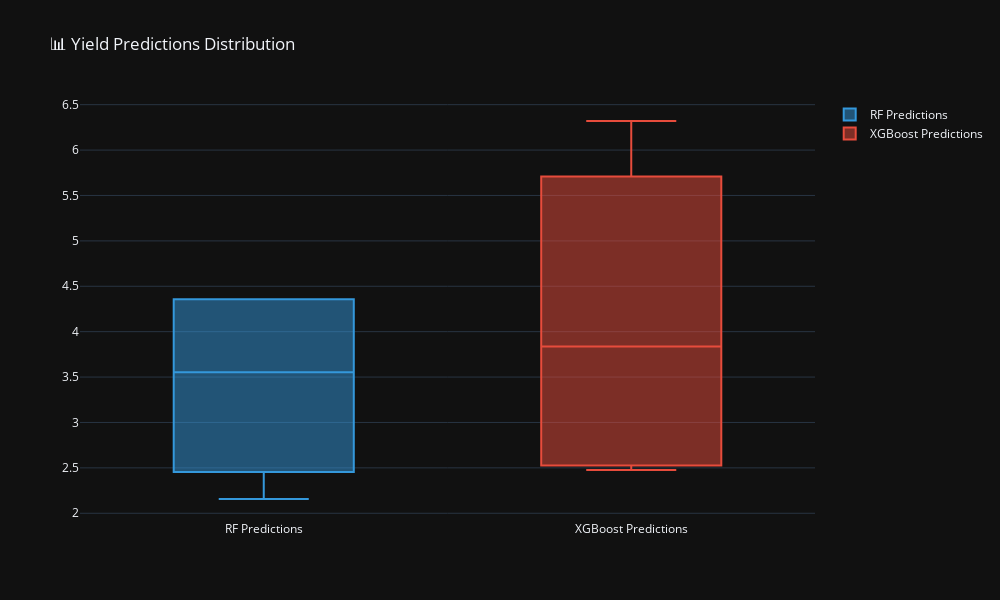

The notebook cell saved with this chart:
### Code cell
# 13.1: Create sample prediction data
sample_conditions = pd.DataFrame({
    'Rainfall_mm': [150, 300, 100, 250],
    'Temperature_C': [22, 28, 20, 26],
    'Soil_Moisture_%': [45, 65, 35, 55],
    'Irrigation_Area_%': [50, 30, 70, 40],
    'Fertilizer_Use_kg_ha': [100, 150, 80, 120],
    'Pesticide_Use_kg_ha': [15, 25, 10, 20],
    'District_Encoded': [0, 5, 10, 15],
    'Crop_Encoded': [0, 1, 2, 3],
    'Season_Encoded': [0, 1, 2, 0],
    'Rainfall_Seasonality': [40, 50, 30, 45],
    'Yield_Trend': [2.2, 2.5, 1.8, 2.3]
})

# 13.2: Scale and predict
sample_scaled = scaler.transform(sample_conditions)
sample_pca = pca_final.transform(sample_scaled)

predictions = {
    'Random Forest Yield (tons/ha)': rf_model.predict(sample_pca),
    'XGBoost Yield (tons/ha)': xgb_model.predict(sample_pca),
    'Failure Risk (%)': xgb_classifier.predict(sample_scaled) * 100
}

predictions_df = pd.DataFrame(predictions)
print("📈 Sample Predictions on New Data:")
print(predictions_df.round(3))

# 13.3: Visualization
fig = go.Figure()
fig.add_trace(go.Box(y=predictions['Random Forest Yield (tons/ha)'], name='RF Predictions',
                    marker_color='#3498DB'))
fig.add_trace(go.Box(y=predictions['XGBoost Yield (tons/ha)'], name='XGBoost Predictions',
                    marker_color='#E74C3C'))

fig.update_layout(title="📊 Yield Predictions Distribution",
                 height=600, width=1000, template='plotly_dark')
fig.show()

### Figure 1 — Plotly figure (JSON) as saved in the notebook; plotly's stock layout.template omitted (floating-point values rounded to 4 significant figures)
{"data": [{"marker": {"color": "#3498DB"}, "name": "RF Predictions", "type": "box", "y": [2.752, 4.356, 2.157, 4.356]}, {"marker": {"color": "#E74C3C"}, "name": "XGBoost Predictions", "type": "box", "y": [2.476, 6.32, 2.578, 5.096]}], "layout": {"height": 600, "title": {"text": "📊 Yield Predictions Distribution"}, "width": 1000}}
